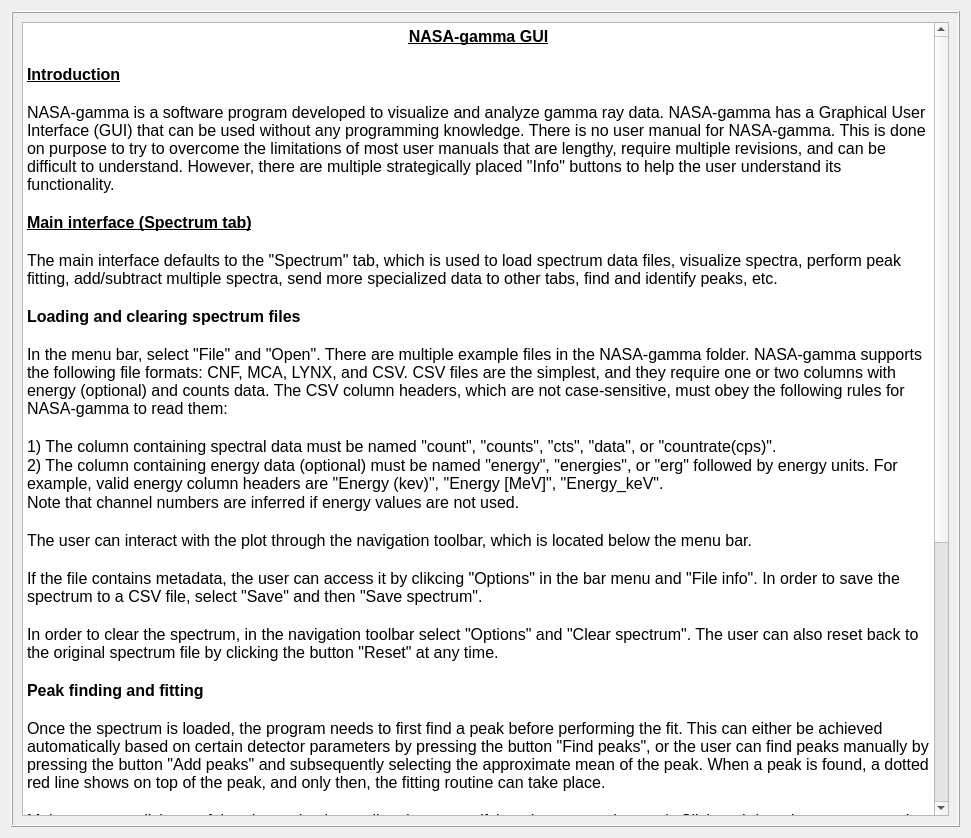
<?xml version="1.0" encoding="UTF-8"?>
<ui version="4.0">
 <class>Dialog</class>
 <widget class="QDialog" name="Dialog">
  <property name="geometry">
   <rect>
    <x>0</x>
    <y>0</y>
    <width>971</width>
    <height>838</height>
   </rect>
  </property>
  <property name="windowTitle">
   <string>Dialog</string>
  </property>
  <layout class="QGridLayout" name="gridLayout">
   <item row="0" column="0">
    <widget class="QFrame" name="frame">
     <property name="frameShape">
      <enum>QFrame::Box</enum>
     </property>
     <property name="frameShadow">
      <enum>QFrame::Raised</enum>
     </property>
     <layout class="QGridLayout" name="gridLayout_2">
      <item row="0" column="0">
       <widget class="QTextBrowser" name="textBrowser">
        <property name="html">
         <string>&lt;!DOCTYPE HTML PUBLIC &quot;-//W3C//DTD HTML 4.0//EN&quot; &quot;http://www.w3.org/TR/REC-html40/strict.dtd&quot;&gt;
&lt;html&gt;&lt;head&gt;&lt;meta name=&quot;qrichtext&quot; content=&quot;1&quot; /&gt;&lt;style type=&quot;text/css&quot;&gt;
p, li { white-space: pre-wrap; }
&lt;/style&gt;&lt;/head&gt;&lt;body style=&quot; font-family:'MS Shell Dlg 2'; font-size:7.8pt; font-weight:400; font-style:normal;&quot;&gt;
&lt;p align=&quot;center&quot; style=&quot; margin-top:0px; margin-bottom:0px; margin-left:0px; margin-right:0px; -qt-block-indent:0; text-indent:0px;&quot;&gt;&lt;span style=&quot; font-size:12pt; font-weight:600; text-decoration: underline;&quot;&gt;NASA-gamma GUI&lt;/span&gt;&lt;/p&gt;
&lt;p align=&quot;center&quot; style=&quot;-qt-paragraph-type:empty; margin-top:0px; margin-bottom:0px; margin-left:0px; margin-right:0px; -qt-block-indent:0; text-indent:0px; font-size:12pt; font-weight:600; text-decoration: underline;&quot;&gt;&lt;br /&gt;&lt;/p&gt;
&lt;p style=&quot; margin-top:0px; margin-bottom:0px; margin-left:0px; margin-right:0px; -qt-block-indent:0; text-indent:0px;&quot;&gt;&lt;span style=&quot; font-size:12pt; font-weight:600; text-decoration: underline;&quot;&gt;Introduction&lt;/span&gt;&lt;/p&gt;
&lt;p style=&quot;-qt-paragraph-type:empty; margin-top:0px; margin-bottom:0px; margin-left:0px; margin-right:0px; -qt-block-indent:0; text-indent:0px; font-size:12pt; font-weight:600; text-decoration: underline;&quot;&gt;&lt;br /&gt;&lt;/p&gt;
&lt;p style=&quot; margin-top:0px; margin-bottom:0px; margin-left:0px; margin-right:0px; -qt-block-indent:0; text-indent:0px;&quot;&gt;&lt;span style=&quot; font-size:12pt;&quot;&gt;NASA-gamma is a software program developed to visualize and analyze gamma ray data. NASA-gamma has a Graphical User Interface (GUI) that can be used without any programming knowledge. There is no user manual for NASA-gamma. This is done on purpose to try to overcome the limitations of most user manuals that are lengthy, require multiple revisions, and can be difficult to understand. However, there are multiple strategically placed &amp;quot;Info&amp;quot; buttons to help the user understand its functionality.&lt;/span&gt;&lt;/p&gt;
&lt;p style=&quot;-qt-paragraph-type:empty; margin-top:0px; margin-bottom:0px; margin-left:0px; margin-right:0px; -qt-block-indent:0; text-indent:0px; font-size:12pt;&quot;&gt;&lt;br /&gt;&lt;/p&gt;
&lt;p style=&quot; margin-top:0px; margin-bottom:0px; margin-left:0px; margin-right:0px; -qt-block-indent:0; text-indent:0px;&quot;&gt;&lt;span style=&quot; font-size:12pt; font-weight:600; text-decoration: underline;&quot;&gt;Main interface (Spectrum tab)&lt;/span&gt;&lt;/p&gt;
&lt;p style=&quot;-qt-paragraph-type:empty; margin-top:0px; margin-bottom:0px; margin-left:0px; margin-right:0px; -qt-block-indent:0; text-indent:0px; font-size:12pt; font-weight:600; text-decoration: underline;&quot;&gt;&lt;br /&gt;&lt;/p&gt;
&lt;p style=&quot; margin-top:0px; margin-bottom:0px; margin-left:0px; margin-right:0px; -qt-block-indent:0; text-indent:0px;&quot;&gt;&lt;span style=&quot; font-size:12pt;&quot;&gt;The main interface defaults to the &amp;quot;Spectrum&amp;quot; tab, which is used to load spectrum data files, visualize spectra, perform peak fitting, add/subtract multiple spectra, send more specialized data to other tabs, find and identify peaks, etc.&lt;/span&gt;&lt;/p&gt;
&lt;p style=&quot;-qt-paragraph-type:empty; margin-top:0px; margin-bottom:0px; margin-left:0px; margin-right:0px; -qt-block-indent:0; text-indent:0px; font-size:12pt;&quot;&gt;&lt;br /&gt;&lt;/p&gt;
&lt;p style=&quot; margin-top:0px; margin-bottom:0px; margin-left:0px; margin-right:0px; -qt-block-indent:0; text-indent:0px;&quot;&gt;&lt;span style=&quot; font-size:12pt; font-weight:600;&quot;&gt;Loading and clearing spectrum files&lt;/span&gt;&lt;/p&gt;
&lt;p style=&quot;-qt-paragraph-type:empty; margin-top:0px; margin-bottom:0px; margin-left:0px; margin-right:0px; -qt-block-indent:0; text-indent:0px; font-size:12pt; font-weight:600;&quot;&gt;&lt;br /&gt;&lt;/p&gt;
&lt;p style=&quot; margin-top:0px; margin-bottom:0px; margin-left:0px; margin-right:0px; -qt-block-indent:0; text-indent:0px;&quot;&gt;&lt;span style=&quot; font-size:12pt;&quot;&gt;In the menu bar, select &amp;quot;File&amp;quot; and &amp;quot;Open&amp;quot;. There are multiple example files in the NASA-gamma folder. NASA-gamma supports the following file formats: CNF, MCA, LYNX, and CSV. CSV files are the simplest, and they require one or two columns with energy (optional) and counts data. The CSV column headers, which are not case-sensitive, must obey the following rules for NASA-gamma to read them:&lt;/span&gt;&lt;/p&gt;
&lt;p style=&quot;-qt-paragraph-type:empty; margin-top:0px; margin-bottom:0px; margin-left:0px; margin-right:0px; -qt-block-indent:0; text-indent:0px; font-size:12pt;&quot;&gt;&lt;br /&gt;&lt;/p&gt;
&lt;p style=&quot; margin-top:0px; margin-bottom:0px; margin-left:0px; margin-right:0px; -qt-block-indent:0; text-indent:0px;&quot;&gt;&lt;span style=&quot; font-size:12pt;&quot;&gt;1) The column containing spectral data must be named &amp;quot;count&amp;quot;, &amp;quot;counts&amp;quot;, &amp;quot;cts&amp;quot;, &amp;quot;data&amp;quot;, or &amp;quot;countrate(cps)&amp;quot;.&lt;/span&gt;&lt;/p&gt;
&lt;p style=&quot; margin-top:0px; margin-bottom:0px; margin-left:0px; margin-right:0px; -qt-block-indent:0; text-indent:0px;&quot;&gt;&lt;span style=&quot; font-size:12pt;&quot;&gt;2) The column containing energy data (optional) must be named &amp;quot;energy&amp;quot;, &amp;quot;energies&amp;quot;, or &amp;quot;erg&amp;quot; followed by energy units. For example, valid energy column headers are &amp;quot;Energy (kev)&amp;quot;, &amp;quot;Energy [MeV]&amp;quot;, &amp;quot;Energy_keV&amp;quot;.&lt;/span&gt;&lt;/p&gt;
&lt;p style=&quot; margin-top:0px; margin-bottom:0px; margin-left:0px; margin-right:0px; -qt-block-indent:0; text-indent:0px;&quot;&gt;&lt;span style=&quot; font-size:12pt;&quot;&gt;Note that channel numbers are inferred if energy values are not used.&lt;/span&gt;&lt;/p&gt;
&lt;p style=&quot;-qt-paragraph-type:empty; margin-top:0px; margin-bottom:0px; margin-left:0px; margin-right:0px; -qt-block-indent:0; text-indent:0px; font-size:12pt;&quot;&gt;&lt;br /&gt;&lt;/p&gt;
&lt;p style=&quot; margin-top:0px; margin-bottom:0px; margin-left:0px; margin-right:0px; -qt-block-indent:0; text-indent:0px;&quot;&gt;&lt;span style=&quot; font-size:12pt;&quot;&gt;The user can interact with the plot through the navigation toolbar, which is located below the menu bar. &lt;/span&gt;&lt;/p&gt;
&lt;p style=&quot;-qt-paragraph-type:empty; margin-top:0px; margin-bottom:0px; margin-left:0px; margin-right:0px; -qt-block-indent:0; text-indent:0px; font-size:12pt;&quot;&gt;&lt;br /&gt;&lt;/p&gt;
&lt;p style=&quot; margin-top:0px; margin-bottom:0px; margin-left:0px; margin-right:0px; -qt-block-indent:0; text-indent:0px;&quot;&gt;&lt;span style=&quot; font-size:12pt;&quot;&gt;If the file contains metadata, the user can access it by clikcing &amp;quot;Options&amp;quot; in the bar menu and &amp;quot;File info&amp;quot;. In order to save the spectrum to a CSV file, select &amp;quot;Save&amp;quot; and then &amp;quot;Save spectrum&amp;quot;.&lt;/span&gt;&lt;/p&gt;
&lt;p style=&quot;-qt-paragraph-type:empty; margin-top:0px; margin-bottom:0px; margin-left:0px; margin-right:0px; -qt-block-indent:0; text-indent:0px; font-size:12pt;&quot;&gt;&lt;br /&gt;&lt;/p&gt;
&lt;p style=&quot; margin-top:0px; margin-bottom:0px; margin-left:0px; margin-right:0px; -qt-block-indent:0; text-indent:0px;&quot;&gt;&lt;span style=&quot; font-size:12pt;&quot;&gt;In order to clear the spectrum, in the navigation toolbar select &amp;quot;Options&amp;quot; and &amp;quot;Clear spectrum&amp;quot;. The user can also reset back to the original spectrum file by clicking the button &amp;quot;Reset&amp;quot; at any time.&lt;/span&gt;&lt;/p&gt;
&lt;p style=&quot;-qt-paragraph-type:empty; margin-top:0px; margin-bottom:0px; margin-left:0px; margin-right:0px; -qt-block-indent:0; text-indent:0px; font-size:12pt;&quot;&gt;&lt;br /&gt;&lt;/p&gt;
&lt;p style=&quot; margin-top:0px; margin-bottom:0px; margin-left:0px; margin-right:0px; -qt-block-indent:0; text-indent:0px;&quot;&gt;&lt;span style=&quot; font-size:12pt; font-weight:600;&quot;&gt;Peak finding and fitting&lt;/span&gt;&lt;/p&gt;
&lt;p style=&quot;-qt-paragraph-type:empty; margin-top:0px; margin-bottom:0px; margin-left:0px; margin-right:0px; -qt-block-indent:0; text-indent:0px; font-size:12pt; font-weight:600;&quot;&gt;&lt;br /&gt;&lt;/p&gt;
&lt;p style=&quot; margin-top:0px; margin-bottom:0px; margin-left:0px; margin-right:0px; -qt-block-indent:0; text-indent:0px;&quot;&gt;&lt;span style=&quot; font-size:12pt;&quot;&gt;Once the spectrum is loaded, the program needs to first find a peak before performing the fit. This can either be achieved automatically based on certain detector parameters by pressing the button &amp;quot;Find peaks&amp;quot;, or the user can find peaks manually by pressing the button &amp;quot;Add peaks&amp;quot; and subsequently selecting the approximate mean of the peak. When a peak is found, a dotted red line shows on top of the peak, and only then, the fitting routine can take place.&lt;/span&gt;&lt;/p&gt;
&lt;p style=&quot;-qt-paragraph-type:empty; margin-top:0px; margin-bottom:0px; margin-left:0px; margin-right:0px; -qt-block-indent:0; text-indent:0px; font-size:12pt;&quot;&gt;&lt;br /&gt;&lt;/p&gt;
&lt;p style=&quot; margin-top:0px; margin-bottom:0px; margin-left:0px; margin-right:0px; -qt-block-indent:0; text-indent:0px;&quot;&gt;&lt;span style=&quot; font-size:12pt;&quot;&gt;Make sure you click out of the plot navigation toolbar (e.g. magnifying glass or pan buttons). Click and drag the mouse over the peak to perform a Gaussian + linear fit (default). If successfull, the fitted function should show up on the right hand side of the screen, and a semi-transparent green region should appear on top of the desired data range on the left hand plot. It is possible to fit multiple, possibly overlapping, peaks at the same time.&lt;/span&gt;&lt;/p&gt;
&lt;p style=&quot;-qt-paragraph-type:empty; margin-top:0px; margin-bottom:0px; margin-left:0px; margin-right:0px; -qt-block-indent:0; text-indent:0px; font-size:12pt;&quot;&gt;&lt;br /&gt;&lt;/p&gt;
&lt;p style=&quot; margin-top:0px; margin-bottom:0px; margin-left:0px; margin-right:0px; -qt-block-indent:0; text-indent:0px;&quot;&gt;&lt;span style=&quot; font-size:12pt;&quot;&gt;The user can save the complete fit report from LMfit by selecting &amp;quot;Save&amp;quot; in the bar menu and then &amp;quot;Save fit report&amp;quot;.&lt;/span&gt;&lt;/p&gt;
&lt;p style=&quot;-qt-paragraph-type:empty; margin-top:0px; margin-bottom:0px; margin-left:0px; margin-right:0px; -qt-block-indent:0; text-indent:0px; font-size:12pt;&quot;&gt;&lt;br /&gt;&lt;/p&gt;
&lt;p style=&quot; margin-top:0px; margin-bottom:0px; margin-left:0px; margin-right:0px; -qt-block-indent:0; text-indent:0px;&quot;&gt;&lt;span style=&quot; font-size:12pt;&quot;&gt;Once the fit is performed, the user can change some parameters to optimize the Chi-squared statistic. For instance, it is possible to change the background function from a linear to a polynomial of up to degree 5. An exponential background function is also available. The Gaussian function can also be changed to a skewed Gaussian, which is a Gaussian with exponential tails (particularly useful for HPGe detectors with incomplete charge collection effects). &lt;/span&gt;&lt;/p&gt;
&lt;p style=&quot;-qt-paragraph-type:empty; margin-top:0px; margin-bottom:0px; margin-left:0px; margin-right:0px; -qt-block-indent:0; text-indent:0px; font-size:12pt;&quot;&gt;&lt;br /&gt;&lt;/p&gt;
&lt;p style=&quot; margin-top:0px; margin-bottom:0px; margin-left:0px; margin-right:0px; -qt-block-indent:0; text-indent:0px;&quot;&gt;&lt;span style=&quot; font-size:12pt;&quot;&gt;Additionally,  relevant information about the fit is displayed both in the plot itself and on the table below. The table displays several useful parameters such as the peak mean or centroid, the net peak area (area of the peak above the background), the full width half maximum (FWHM), the %FWHM (FWHM / centroid), the 1-sigma error on the net area (sqrt(A)), and the 1-sigma error percentage (1-sigma error / net area).&lt;/span&gt;&lt;/p&gt;
&lt;p style=&quot;-qt-paragraph-type:empty; margin-top:0px; margin-bottom:0px; margin-left:0px; margin-right:0px; -qt-block-indent:0; text-indent:0px; font-size:12pt;&quot;&gt;&lt;br /&gt;&lt;/p&gt;
&lt;p style=&quot; margin-top:0px; margin-bottom:0px; margin-left:0px; margin-right:0px; -qt-block-indent:0; text-indent:0px;&quot;&gt;&lt;span style=&quot; font-size:12pt;&quot;&gt;After the fit is successfully performed, four push buttons become enabled for further analysis. The &amp;quot;Add to calibration&amp;quot; button sends relevant fit data to the &amp;quot;Calibration&amp;quot; tab for energy calibration analysis. The &amp;quot;Add to FWHM&amp;quot; button sends relevant data to the &amp;quot;FWHM&amp;quot; tab for FWHM vs. energy analysis. The &amp;quot;Add to efficiency&amp;quot; button sends relevant data to the &amp;quot;Efficiency&amp;quot; tab for efficiency calibration analysis. The &amp;quot;Advanced fitting&amp;quot; button sends some relevant data to another window where more advanced and flexible fitting routines can be employed.&lt;/span&gt;&lt;/p&gt;&lt;/body&gt;&lt;/html&gt;</string>
        </property>
       </widget>
      </item>
     </layout>
    </widget>
   </item>
  </layout>
 </widget>
 <resources/>
 <connections/>
</ui>
